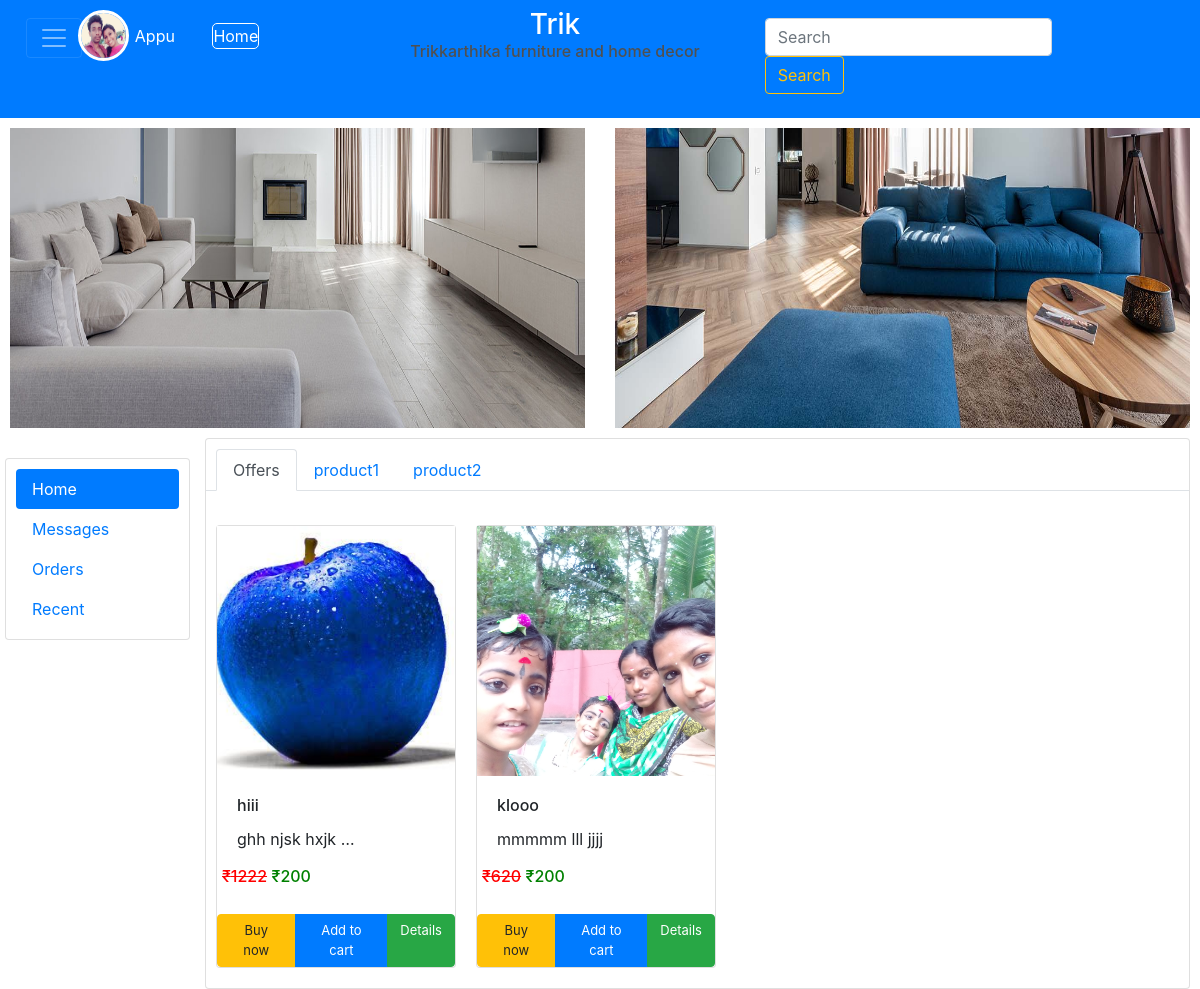
The app's page / (signed in) with its own data.
### accounts/models.py (models this page shows)
class CustomUser(AbstractUser):
    img=models.ImageField(upload_to='user_img',default='user_img/prof.jpg')
    phone=models.IntegerField(null=True)

### products/models.py (models this page shows, shortened)
class category(models.Model):
    name=models.CharField(max_length=50,unique=True)
    slug=models.SlugField(max_length=50,unique=True)

class productstable(models.Model):
    name=models.CharField(max_length=50)
    slug=models.SlugField(max_length=50)
    desc=models.TextField()
    price=models.IntegerField()
    img=models.ImageField(upload_to='products')
    categ=models.ForeignKey(category,on_delete=models.CASCADE)
    offers=models.BooleanField(default=False)
    offerprice=models.IntegerField()
    avilability=models.BooleanField(default=True)

### products/views.py (the view, shortened to what this page needs)
# urls.py: 2. Add a URL to urlpatterns:  path('', views.home, name='home')
def home(request,ct_slug=None):
    ord_recent=[]
    orderes=''
    msg=''
    ct=ct_slug
    ctg=category.objects.all()
    obj=productstable.objects.all().filter(offers=True)
    if not cart_id.objects.filter(userid=request.user.id).exists():
        s=cart_id(userid=request.user.id)
        s.save()
    if request.user.is_authenticated:
        recent = orders.objects.filter(userid=request.user.id)
        date=[]
        for i in recent:
            if i.done_date not in date:
                date.append(i.done_date)
                itms = orders.objects.filter(userid=request.user.id,done_date=i.done_date)
                items={'date':i.done_date,'items':itms}
                ord_recent.append(items)
        orderes = order(request)
        msg = msgfun(request)
        userid = cart_id.objects.get(userid=request.user.id)
        try:
            num = loginstats.objects.get(user=userid,date=datetime.date.today())
            num.home=num.home + 1
            num.save()
        except ObjectDoesNotExist:
            s=loginstats(user=userid,date=datetime.date.today(),home=1)
            s.save()
    if ct_slug is not None:
        obj=productstable.objects.all().filter(categ__slug=ct_slug)
        return render(request, 'base.html', {'obj': obj, 'ctg': ctg,'ct':ct,'msg':msg,'ord':orderes,'ord_recent':ord_recent})
    return render(request,'home.html',{'obj':obj,'ctg':ctg,'ct':ct,'msg':msg,'ord':orderes,'ord_recent':ord_recent})

### cart/views.py (called while the page is built, shortened)
def s_id(request):
    id=request.session.session_key
    if id is None:
        id=request.session.create()
    return id

def tot_itm(request):
    make_key=s_id(request)
    make_key = s_id(request)
    num_of_items=0
    if request.user.is_authenticated:
        userid= cart_id.objects.get(userid=request.user.id)
        obj=cartlist.objects.filter(user=userid)
        num_of_items =0
        for i in obj:
            num_of_items += i.quantity
    return num_of_items

### msg_and_prof/views.py (called while the page is built)
def msgfun(request):
    if messages.objects.filter(user__userid=request.user.id).exists():
        obj = messages.objects.filter(user__userid=request.user.id)
    else:
        obj = ''
    return obj

def order(request):
    try:
        if request.user.is_authenticated:
            obj = orders.objects.filter(userid=request.user.id,curstats=False,cancel=False)
    except ObjectDoesNotExist:
        obj = None
    return obj

### products/context_processors.py (called while the page is built)
def tot(request):
    if request.user.is_authenticated:
        tot = tot_itm(request)
    else :
        tot = tot_itm(request)
    return dict(totl=tot)

### templates/home.html (shortened to what this page needs)
{% extends 'base.html' %}
{% load static %}
{% block content %}
<div style="margin:10px;">
<div id="carouselExampleSlidesOnly" class="carousel slide" style="height:300;" data-ride="carousel">
  <div class="carousel-inner">
    <div class="carousel-item active" style="height:300;">
        <div class="row">
            <div class="col-md-6" >
            <img style="height:300;" class="d-block w-100" src="{% static 'img/slide1.jpg' %}" alt="First slide">
        </div>
        <div class="col-md-6" style="height:300;">
            <img style="height:300;" class="d-block w-100" src="{% static 'img/slide2.jpg' %}" alt="First slide">
        </div>
        </div>
    </div>
  </div>
</div>
</div>
<div class="row">
    <div class="col-md-2" style="padding:20px 0 0 20px; ">
        <div class="card" style="padding:10px;">
             <div class="nav flex-column nav-pills" id="v-pills-tab" role="tablist" aria-orientation="vertical">
              <a class="nav-link active" id="v-pills-home-tab" data-toggle="pill" href="#v-pills-home" role="tab" aria-controls="v-pills-home" aria-selected="true" onclick="myfunction('tab2','tab3','tab4','tab1')">Home</a>
              <a class="nav-link" id="v-pills-profile-tab" data-toggle="pill" href="#v-pills-profile" role="tab" aria-controls="v-pills-profile" aria-selected="false" onclick="myfunction('tab1','tab3','tab4','tab2')">Messages</a>
              <a class="nav-link" id="v-pills-messages-tab" data-toggle="pill" href="#v-pills-messages" role="tab" aria-controls="v-pills-messages" aria-selected="false" onclick="myfunction('tab1','tab2','tab4','tab3')">Orders</a>
              <a class="nav-link" id="v-pills-settings-tab" data-toggle="pill" href="#v-pills-settings" role="tab" aria-controls="v-pills-settings" aria-selected="false" onclick="myfunction('tab1','tab2','tab3','tab4')">Recent</a>
            </div>
        </div>
    </div>
    <div class="col-md-10">
        <div id="tab1" class="card" style="margin-right:10px;">
            <div>
             <ul class="nav nav-tabs" style="padding: 10px 0 0 10px;">
          <li class="nav-item">
            <a class="nav-link {% if ct is None %}active{% endif %}" href="/">Offers</a>
          </li>
            {% for i in ctg %}
          <li class="nav-item">
            <a class="nav-link {% if ct == i.slug %} active {% endif %}" href="{% url 'catg' i.slug %}">{{i.name}}</a>
          </li>
            {% endfor %}
        </ul><br>
        </div>
            <div class="row" style="padding:0 10px 10px 15px;">
                {% for i in obj %}
                {% if i.avilability == True %}
               <div class="card" style="width: 15rem; margin:10px;">
                   <div class="card-img-top" style=" width:100%; height:250px;">
                       <img style="width:100%; height:100%; object-fit:cover;" src="{{i.img.url}}" alt="Card image cap">
                   </div>
                   <div class="card-body">
                      <h6 class="card-title">{{i.name}}</h6>
                      <p class="">{{i.desc|truncatewords:3}}</p>
                      {% if i.offers %}
                      <div class="row">
                          <h6 style="color:red"><del>&#8377;{{i.price}}</del></h6>&nbsp;
                          <h6 style="color:green">&#8377;{{i.offerprice}}</h6>
                      </div>
                      {% else %}
                      <div class="row">
                          <h6 style="color:green">&#8377;{{i.price}}</h6>
                      </div>
                      {% endif %}
                   </div>
                   <div class="btn-group" role="group" aria-label="Basic example">
                          <a type="button" class="btn btn-warning" style="font-size:13px;">Buy now</a>
                          <a type="button" href="{% url 'add' i.id %}" class="btn btn-primary" style="font-size:13px;">Add to cart</a>
                          <a type="button" href="{% url 'details' i.id %}" class="btn btn-success" style="font-size:13px;">Details</a>
                   </div>
               </div>
                {% endif %}
                {% endfor %}
            </div>
        </div>
    </div>
</div>
{% endblock %}

### templates/base.html (shortened to what this page needs)
{% load static %}
<html lang="en">
<head>
    <link rel="stylesheet" href="https://cdn.jsdelivr.net/npm/bootstrap@4.4.1/dist/css/bootstrap.min.css">
    <link rel="stylesheet" href="{% static 'css/main1.css' %}">
    <link rel="stylesheet" href="{% static 'css/login.css' %}">
    <link rel="stylesheet" href="https://cdnjs.cloudflare.com/ajax/libs/Chart.js/2.8.0/Chart.min.css" />
</head>
<body>
<div class="pos-f-t">
  <nav class="navbar navbar-dark bg-primary">
    <div class="row" style="width:100%;">
      <div class="col-md-4 row">
        <div class="col-md-3">
          <button class=" navbar-toggler" type="button" style="margin:10px;" data-toggle="collapse" data-target="#navbarToggleExternalContent" aria-controls="navbarToggleExternalContent" aria-expanded="false" aria-label="Toggle navigation">
            <span class="navbar-toggler-icon"></span>
          </button>
        </div>
        <div class="col-md-9" style="padding:5px;">
          <div class="row">
            {% if user.is_authenticated %}
            <img  class="imguser align-self-center" src="{{user.img.url}}" alt="">
            <p class="align-self-center" style="color:white; margin:0;">&nbsp; {{user.first_name|capfirst }}</p>
            {% else %}
            <img  class="imguser align-self-center" src="{% static 'img/person.png' %}">
              <p class="align-self-center" style="color:white; margin:0;">&nbsp; Guest</p>
            {% endif %}
            <div class="d-flex" ><a class="align-self-center home_btn" style="text-decoration:none;" href="/">Home</a></div>
          </div>
        </div>
      </div>
      <div class="col-md-4">
        <center><a href="/" style="color:white; margin:0; text-decoration:none; "><h3 style="margin:0;">Trik</h3></a></center>
        <center><h6 style="color:rgb(80,80,80); margin:0;">Trikkarthika furniture and home decor</h6></center>
      </div>
        <div class="col-md-4 float-right">
          <form style="margin-top:10px;" class="form-inline " method="get" action="{% url 'search' %}">
            <input class="form-control mr-sm-2 " style="width:80%;" name="search" type="text" placeholder="Search" aria-label="Search">
            <input type="submit" class="btn btn-outline-warning my-2 my-sm-0" value="Search"  >
          </form>
        </div>
    </div>
  </nav>
</div>
{% block content %}
{% endblock %}
</body>
</html>

### static/css/main1.css (style rules this page uses)
.imguser { width:45px; height:45px; border-radius:50%; outline:3px solid white; margin:0; }
.home_btn { color:white; border:1px solid white; border-radius:5px; margin-left:80%; }

### records on screen
CustomUser: img (picture), first_name "Appu"
category: name "product1"
category: name "product2"
productstable: img (picture), name "hiii", desc "ghh njsk hxjk …", price "1222", offerprice "200"
productstable: img (picture), name "klooo", desc "mmmmm lll jjjj", price "620", offerprice "200"
